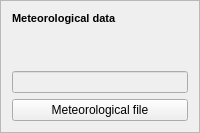
    <widget class="QFrame" name="frame_7">
     <property name="frameShape">
      <enum>QFrame::StyledPanel</enum>
     </property>
     <property name="frameShadow">
      <enum>QFrame::Raised</enum>
     </property>
     <layout class="QGridLayout" name="gridLayout_3">
      <item row="2" column="0">
       <widget class="QLineEdit" name="textInputMetData">
        <property name="enabled">
         <bool>false</bool>
        </property>
       </widget>
      </item>
      <item row="0" column="0">
       <widget class="QLabel" name="label_19">
        <property name="text">
         <string>&lt;!DOCTYPE HTML PUBLIC &quot;-//W3C//DTD HTML 4.0//EN&quot; &quot;http://www.w3.org/TR/REC-html40/strict.dtd&quot;&gt;
&lt;html&gt;&lt;head&gt;&lt;meta name=&quot;qrichtext&quot; content=&quot;1&quot; /&gt;&lt;style type=&quot;text/css&quot;&gt;
p, li { white-space: pre-wrap; }
&lt;/style&gt;&lt;/head&gt;&lt;body style=&quot; font-family:'MS Shell Dlg 2'; font-size:7.8pt; font-weight:400; font-style:normal;&quot;&gt;
&lt;p style=&quot; margin-top:0px; margin-bottom:0px; margin-left:0px; margin-right:0px; -qt-block-indent:0; text-indent:0px;&quot;&gt;&lt;span style=&quot; font-size:8pt; font-weight:600;&quot;&gt;Meteorological data&lt;/span&gt;&lt;/p&gt;&lt;/body&gt;&lt;/html&gt;</string>
        </property>
       </widget>
      </item>
      <item row="3" column="0">
       <widget class="QPushButton" name="pushButtonImportMet">
        <property name="text">
         <string>Meteorological file</string>
        </property>
       </widget>
      </item>
      <item row="1" column="0">
       <spacer name="verticalSpacer">
        <property name="orientation">
         <enum>Qt::Vertical</enum>
        </property>
        <property name="sizeHint" stdset="0">
         <size>
          <width>20</width>
          <height>40</height>
         </size>
        </property>
       </spacer>
      </item>
     </layout>
    </widget>
